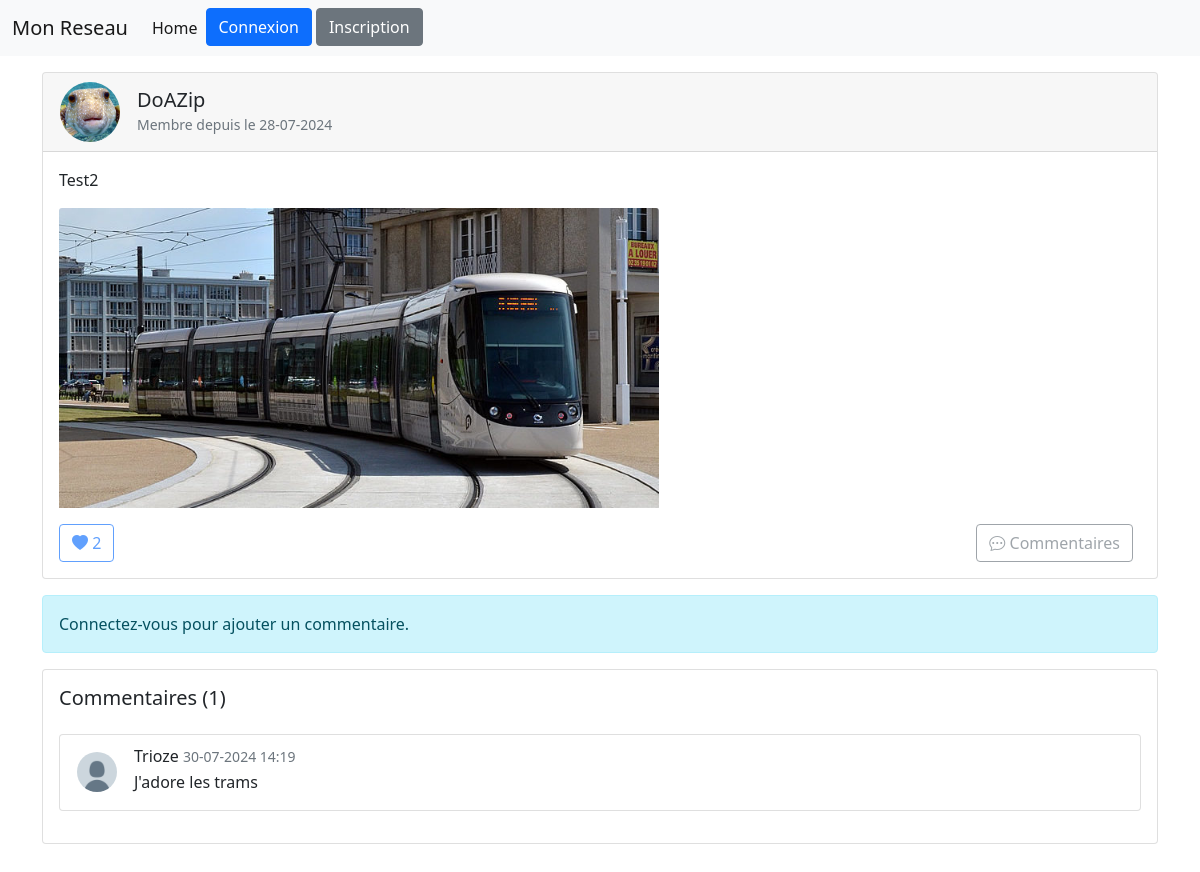
Screenshot of /pagepost.php?post_id=13 with the database file from the repository.
### tables this page shows
CREATE TABLE IF NOT EXISTS `utilisateur` (
  `idUtilisateur` int NOT NULL AUTO_INCREMENT,
  `mailUtilisateur` varchar(50) NOT NULL,
  `mdpUtilisateur` varchar(50) NOT NULL,
  `prenomUtilisateur` varchar(50) NOT NULL,
  `cheminPdpUtilisateur` varchar(100) DEFAULT NULL,
  `creationUtilisateur` date NOT NULL,
  `pseudoUtilisateur` varchar(50) NOT NULL,
  `nomUtilisateur` varchar(50) NOT NULL,
  `descriptionUtilisateur` varchar(255) DEFAULT NULL,
  `ageUtilisateur` date NOT NULL,
  `dernierLoginUtilisateur` date NOT NULL,
  `nbFollower` int NOT NULL DEFAULT '0',
  PRIMARY KEY (`idUtilisateur`),
  UNIQUE KEY `mailUtilisateur` (`mailUtilisateur`),
  UNIQUE KEY `pseudoUtilisateur` (`pseudoUtilisateur`)
);

CREATE TABLE IF NOT EXISTS `post` (
  `idPost` int NOT NULL AUTO_INCREMENT,
  `dateCreationPost` datetime NOT NULL,
  `cheminImagePost` varchar(100) DEFAULT NULL,
  `descriptionPost` varchar(255) DEFAULT NULL,
  `nbLikePost` int NOT NULL,
  `is_enabled` tinyint(1) NOT NULL,
  `idUtilisateur` int NOT NULL,
  `nbCommentaires` int NOT NULL,
  PRIMARY KEY (`idPost`),
  UNIQUE KEY `cheminImagePost` (`cheminImagePost`),
  KEY `idUtilisateur` (`idUtilisateur`)
);

CREATE TABLE IF NOT EXISTS `commentaire` (
  `idCommentaire` int NOT NULL AUTO_INCREMENT,
  `commentaire` varchar(255) NOT NULL,
  `dateCommentaire` datetime NOT NULL,
  `is_enabled` tinyint(1) NOT NULL,
  `idUtilisateur` int NOT NULL,
  `idPost` int NOT NULL,
  PRIMARY KEY (`idCommentaire`),
  KEY `idUtilisateur` (`idUtilisateur`),
  KEY `idPost` (`idPost`)
);

### pagepost.php (the view, shortened to what this page needs)
<?php
	require_once(__DIR__ . '/php/code_php/databaseconnect.php');
	$postId = isset($_POST['post_id']) ? (int) $_POST['post_id'] : (int) $_GET['post_id'];
	$postStatement = $mysqlClient->prepare('SELECT * FROM post WHERE idPost = :idPost;');
	$postStatement->execute([
	    'idPost' => $postId,
	]);
	$post = $postStatement->fetchAll(PDO::FETCH_ASSOC);
	$userStatement = $mysqlClient->prepare('SELECT cheminPdpUtilisateur,pseudoUtilisateur,idUtilisateur FROM utilisateur WHERE idUtilisateur = :idUtilisateur;');
	$userStatement->execute([
	    'idUtilisateur' => $post[0]['idUtilisateur'],
	]);
	$utilisateur = $userStatement->fetchAll(PDO::FETCH_ASSOC);
		$postStatement = $mysqlClient->prepare('SELECT idCommentaire,commentaire,dateCommentaire,is_enabled,cheminPdpUtilisateur,pseudoUtilisateur,U.idUtilisateur FROM commentaire C
		                                        JOIN utilisateur U ON C.idUtilisateur = U.idUtilisateur WHERE C.idPost = :idPost ORDER BY dateCommentaire DESC;');
		$postStatement->execute([
			'idPost' => $postId,
		]);
		$commentaires = $postStatement->fetchAll(PDO::FETCH_ASSOC);
?>
<!DOCTYPE html>
<html lang="fr">
<head>
    <link href="https://cdn.jsdelivr.net/npm/bootstrap@5.0.2/dist/css/bootstrap.min.css" rel="stylesheet">
    <link href="https://cdn.jsdelivr.net/npm/bootstrap-icons/font/bootstrap-icons.css" rel="stylesheet">
</head>
<body>
		<?php require_once(__DIR__ . '/php/element_page/header.php'); ?>
		<div class="container">
			<div class="card mb-3">
				<div class="card-header d-flex align-items-center">
					<form method="GET" action="profil.php" class="me-0 ml-0">
						<button type="submit" name="id" value="<?= $post[0]['idUtilisateur']; ?>" class="btn p-0">
							<img src="<?= $utilisateur[0]['cheminPdpUtilisateur']; ?>" alt="Profile Picture" class="rounded-circle me-3" style="width: 60px; height: 60px; object-fit: cover;">
						</button>
					</form>
					<div>
						<h5 class="card-title mb-0"><?= $utilisateur[0]['pseudoUtilisateur']; ?></h5>
						<small class="text-muted">Membre depuis le <?= date("d-m-Y", strtotime($post[0]['dateCreationPost'])); ?></small>
					</div>
				</div>
				<div class="card-body">
					<p class="card-text"><?= $post[0]['descriptionPost']; ?></p>
					<?php if ($post[0]['cheminImagePost']) { ?>
						<img src="<?= $post[0]['cheminImagePost']; ?>" class="card-img-top img-fluid" style="max-height: 300px; width: auto;" alt="image_post">
					<?php } ?>
					<div class="d-flex justify-content-between align-items-center mt-3">
						<div class="d-flex align-items-center">
							<?php
								if (isset($_SESSION['LOGGED_USER']))
								{ ?>
									<form method="POST" action="php/code_php/handlelikePost.php" class="me-2">
										<input type="hidden" name="post_id" value="<?= $post[0]['idPost']; ?>">
										<button type="submit" name="action" value="<?= $likeAction; ?>" class="btn btn-outline-primary">
											<i class="bi <?= $likeClass; ?>"></i> <?= $post[0]['nbLikePost']; ?>
										</button>
									</form>
								<?php }
								else
								{ ?>
									<button class="btn btn-outline-primary me-2" disabled>
										<i class="bi bi-heart-fill"></i> <?= $post[0]['nbLikePost']; ?>
									</button>
								<?php } ?>
						</div>
						<form method="POST" action="pagepost.php" class="me-2">
							<button type="submit" name="action" value="commentaire" class="btn btn-outline-secondary" disabled>
								<i class="bi bi-chat-dots"></i> Commentaires
							</button>
						</form>
					</div>
				</div>
			</div>
			<?php if (isset($_SESSION['LOGGED_USER'])) { ?>
				<div class="card mt-3">
					<div class="card-body">
						<?php if (isset($_SESSION['ERROR_COMMENTAIRE'])) : ?>
							<div class="alert alert-danger" role="alert">
								<?php echo htmlspecialchars($_SESSION['ERROR_COMMENTAIRE']);
								unset($_SESSION['ERROR_COMMENTAIRE']); ?>
							</div>
						<?php endif; ?>
						<form method="POST" action="php/code_php/newComment.php">
							<div class="mb-3">
								<textarea class="form-control" name="commentaire" rows="3" placeholder="Ajouter un commentaire..."></textarea>
								<input type="hidden" name="post_id" value="<?= $post[0]['idPost']; ?>">
							</div>
							<button type="submit" class="btn btn-primary mb-3">Commenter</button>
						</form>
					</div>
				</div>
			<?php } else { ?>
				<div class="alert alert-info mt-3">Connectez-vous pour ajouter un commentaire.</div>
			<?php } ?>
			<div class="card mt-3 mb-5">
				<div class="card-body">
					<h5 class="card-title mb-4">Commentaires (<?= $post[0]['nbCommentaires'];?>)</h5>
					<?php foreach ($commentaires as $commentaire) { ?>
						<div class="card mb-3">
							<div class="card-body d-flex align-items-start">
								<div class="d-flex justify-content-between w-100">
									<div class="d-flex align-items-start">
										<form method="GET" action="profil.php" class="me-0 ml-0">
											<button type="submit" name="id" value="<?= $commentaire['idUtilisateur']; ?>" class="btn p-0">
												<img src="<?= $commentaire['cheminPdpUtilisateur']; ?>" alt="Profile Picture" class="rounded-circle me-3" style="width: 40px; height: 40px; object-fit: cover;">
											</button>
										</form>
										<div>
											<h6 class="card-subtitle mb-1"><?= $commentaire['pseudoUtilisateur']; ?> <small class="text-muted"><?= date("d-m-Y H:i", strtotime($commentaire['dateCommentaire'])); ?></small></h6>
											<p class="card-text"><?= $commentaire['commentaire']; ?></p>
										</div>
									</div>
								</div>
							</div>
						</div>
					<?php } ?>
				</div>
			</div>
		</div>
</body>
</html>

### rows the page displays
utilisateur: cheminPdpUtilisateur (picture), pseudoUtilisateur "DoAZip"
post: dateCreationPost "28-07-2024", descriptionPost "Test2", cheminImagePost (picture), nbLikePost "2", nbCommentaires "1"
commentaire: idUtilisateur.cheminPdpUtilisateur (placeholder picture), idUtilisateur.pseudoUtilisateur "Trioze", dateCommentaire "30-07-2024 14:19", commentaire "J'adore les trams"
